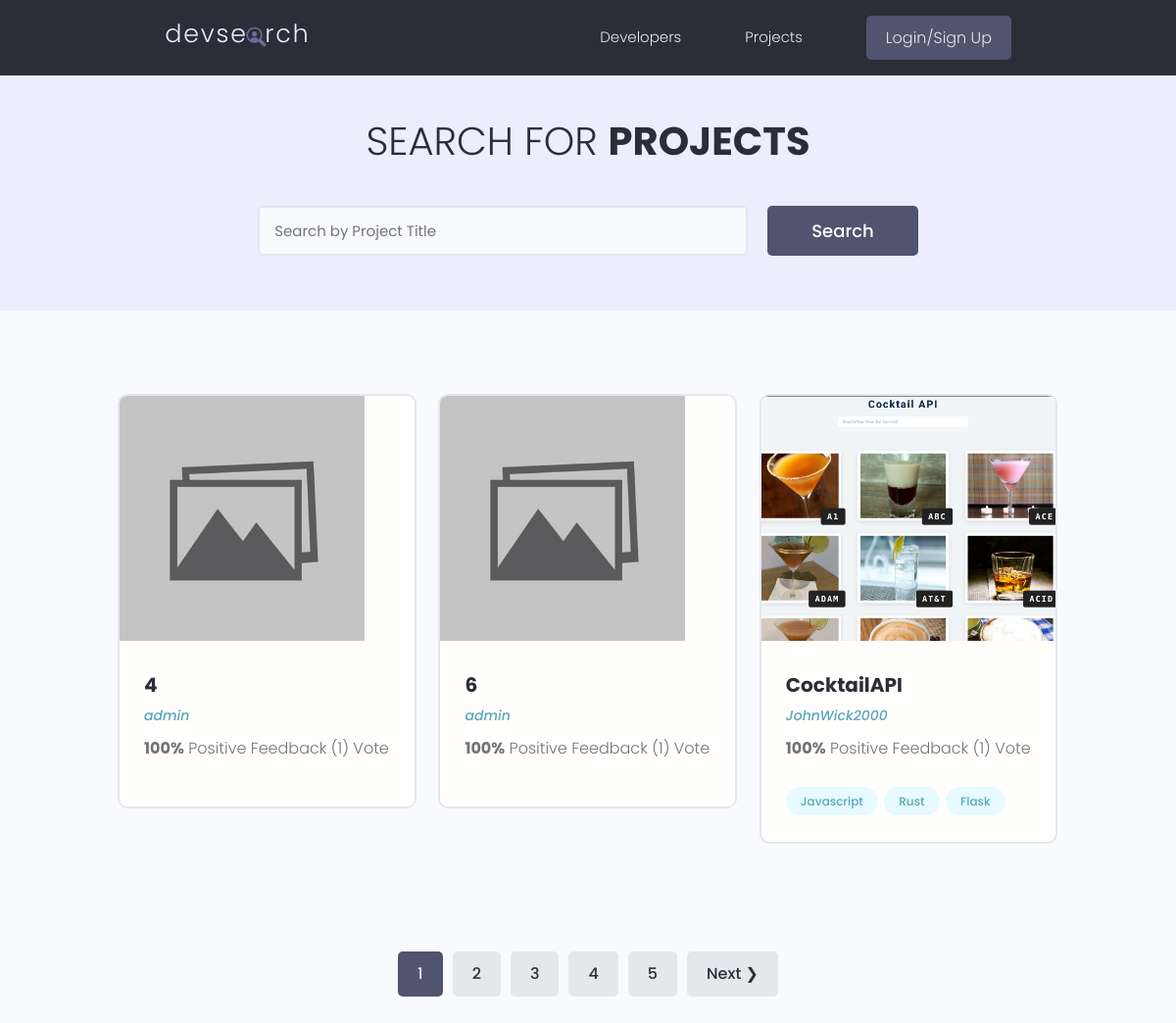
/projects/, run on the app's committed database.
### projects/models.py (models this page shows, shortened)
class Project(models.Model):
    owner = models.ForeignKey(
        Profile, on_delete=models.SET_NULL, null=True, blank=True)
    title = models.CharField(max_length=200)
    description = models.TextField(null=True, blank=True)
    featured_image = models.ImageField(
        null=True, blank=True, default='default.jpg')
    demo_link = models.CharField(max_length=2000, blank=True, null=True)
    source_link = models.CharField(max_length=2000, blank=True, null=True)
    tags = models.ManyToManyField('Tag', blank=True)
    vote_total = models.IntegerField(default=0, null=True, blank=True)
    vote_ratio = models.IntegerField(default=0, null=True, blank=True)
    created = models.DateTimeField(auto_now_add=True)
    id = models.UUIDField(default=uuid.uuid4, unique=True,
                          editable=False, primary_key=True)
    class Meta:
        ordering = ['-vote_ratio', '-vote_total', 'title']  # Ascending order

class Tag(models.Model):
    name = models.CharField(max_length=200)
    created = models.DateTimeField(auto_now_add=True)
    id = models.UUIDField(default=uuid.uuid4, unique=True,
                          editable=False, primary_key=True)
    def __str__(self):
        return self.name

### users/models.py (models this page shows)
class Profile(models.Model):
    user = models.OneToOneField(
        User, on_delete=models.CASCADE, null=True, blank=True)
    name = models.CharField(max_length=100, null=True, blank=True)
    email = models.CharField(max_length=200, null=True, blank=True)
    username = models.CharField(max_length=100, null=True, blank=True)
    location = models.CharField(max_length=100, null=True, blank=True)
    about = models.CharField(max_length=200, null=True, blank=True)
    bio = models.TextField(null=True, blank=True)
    profile_image = models.ImageField(
        null=True, blank=True, upload_to='profiles', default='profiles/user-default.png')
    social_github = models.CharField(max_length=200, null=True, blank=True)
    social_twitter = models.CharField(max_length=200, null=True, blank=True)
    social_linkedin = models.CharField(max_length=200, null=True, blank=True)
    social_youtube = models.CharField(max_length=200, null=True, blank=True)
    social_website = models.CharField(max_length=200, null=True, blank=True)
    created = models.DateTimeField(auto_now_add=True)
    id = models.UUIDField(default=uuid.uuid4, unique=True,
                          editable=False, primary_key=True)
    def __str__(self):
        return str(self.user.username)

### projects/views.py (the view)
# urls.py: path('projects/', include('projects.urls')),
def projects(request):
    projects, search_query = searchProjects(request)
    custom_range, projects = paginateProjects(request, projects, 3)
    context = {
        'projects': projects,
        'search': search_query,
        'custom_range': custom_range,
    }
    return render(request, "projects/projects.html", context)

### projects/utils.py (called while the page is built)
def searchProjects(request):
    search_query = ''
    if request.GET.get('search_query'):
        search_query = request.GET.get('search_query')
    tags = Tag.objects.filter(name__icontains=search_query)
    projects = Project.objects.distinct().filter(
        Q(title__icontains=search_query) | Q(description__icontains=search_query) | Q(owner__name__icontains=search_query) | Q(tags__in=tags))
    return projects, search_query

def paginateProjects(request, projects, results):
    page = request.GET.get('page')
    paginator = Paginator(projects, results)
    try:
        projects = paginator.page(page)
    except PageNotAnInteger:
        page = 1
        projects = paginator.page(page)
    except EmptyPage:
        page = paginator.num_pages  # Giving us the count of the last page.
        projects = paginator.page(page)
    left_index = (int(page) - 4)
    right_index = (int(page) + 5)
    if left_index < 1:
        left_index = 1
    if right_index > paginator.num_pages:
        right_index = paginator.num_pages + 1
    custom_range = range(left_index, right_index)
    return custom_range, projects

### projects/templates/projects/projects.html (shortened to what this page needs)
{% extends 'main.html' %} {% block content %}
<main class="projects">
    <section class="hero-section text-center">
      <div class="container container--narrow">
        <div class="hero-section__box">
          <h2>Search for <span>Projects</span></h2>
        </div>
        <div class="hero-section__search">
          <form id="searchForm" class="form" action="{% url 'projects' %}" method="get">
            <div class="form__field">
              <input class="input input--text" id="formInput#search" type="text" name="search_query" value="{{search}}"
                placeholder="Search by Project Title" />
            </div>
            <input class="btn btn--sub btn--lg" type="submit" value="Search" />
          </form>
        </div>
      </div>
    </section>
    <section class="projectsList">
      <div class="container">
        <div class="grid grid--three">
          {% for project in projects %}
            <div class="column">
              <div class="card project">
                <a href="{% url 'project' project.id %}" class="project">
                  <img class="project__thumbnail" src="{{ project.featured_image.url }}" alt="project thumbnail" />
                  <div class="card__body">
                    <h3 class="project__title">{{ project.title }}</h3>
                    <p><a class="project__author" href="{% url 'user-profile' project.owner.id %}">{{project.owner}}</a></p>
                    <p class="project--rating">
                      <span style="font-weight: bold;">{{ project.vote_ratio }}%</span> Positive
                      Feedback ({{ project.vote_total }}) Vote{{project.vote_total|pluralize:"s"}}
                    </p>
                    <div class="project__tags">
                      {% for tag in project.tags.all %}
                      <span class="tag tag--pill tag--main">
                        <small>{{tag}}</small>
                      </span>
                      {% endfor %}
                    </div>
                  </div>
                </a>
              </div>
            </div>
          {% endfor %}
        </div>
      </div>
    </section>
  </main>
  {% include 'pagination.html' with querySet=projects custom_range=custom_range %}
{% endblock content %}

### static/styles/app.css (style rules this page uses)
:root { --color-sub: #2d2d39; }
.btn--sub { background-color: var(--color-sub-light); }
.card { border: 2px solid var(--color-light); }
img { width: 100%; }
.hero-section { height: 40vh; display: flex; align-items: center; background-color: var(--color-sub); }
.hero-section__box { margin-bottom: 4rem; }
.hero-section__box > h2, .hero-section__box > h2 > span { font-size: 4rem; color: var(--color-light); line-height: 1.3; text-transform: uppercase; }
.hero-section__box > h2 { font-weight: 300; }
.hero-section__box > h2 > span { font-weight: 700; }
.hero-section__search > .form { display: flex; align-items: center; justify-content: center; gap: 2rem; }
.hero-section__search > .form input.input--text { width: 50rem; }
.project__author { font-size: 1.4rem; font-style: italic; }
.project--rating { margin-bottom: 1.6em; margin-top: .5em; }
.projects > .hero-section { background: var(--color-sub-lighter); height: 30vh; }
.projects .hero-section__box { margin-bottom: 2.5rem; }
.projects .hero-section__box > h2 { color: var(--color-sub); }
.projects .hero-section__box > h2 > span { font-weight: 700; color: var(--color-sub); }
.projectsList { margin-top: 8rem; }
.project__thumbnail { height: 25rem; object-fit: cover; object-position: top center; }
.project__title { font-size: 2rem; font-weight: 700; color: var(--color-sub); }

### static/uikit/styles/modules/_variables.css (style rules this page uses)
:root { --color-main: #5aa5b9; --color-main-light: #e6faff; --color-sub: #3f4156; --color-sub-light: #51546e; --color-sub-lighter: #ededfd; --color-text: #737373; --color-gray: #8b8b8b; --color-light: #e5e7eb; --color-light-gray: #767676; --color-bg: #f8fafd; --color-white: #fffefd; --color-white-light: #f3f3f3; --color-success: #359e64; --color-success-bg: #def8e8; --color-error: #fc4b0b; --color-error-bg: #fff2ee; --font-base: 'Poppins', arial, helvetica, 'Segoe UI', roboto, ubuntu, sans-serif; --font-monospace: 'Fira Code', 'Courier New', courier, monospace; --font-regular: 300; --font-medium: 500; --font-bold: 700; --generic-shadow: 1px 1px 5px #00000010; --generic-transition: all 0.3s ease-in-out; }

### static/uikit/styles/modules/_base.css (style rules this page uses)
* { margin: 0; padding: 0; box-sizing: border-box; text-rendering: optimizeLegibility; color: inherit; font-size: inherit; }
html { font-size: 50%; }
@media only screen and (min-width: 480px) { html { font-size: 56.25%; } }
@media only screen and (min-width: 1200px) { html { font-size: 62.5%; } }
body { line-height: 1.6; font-weight: 400; font-size: 1.5rem; color: var(--color-text); background-color: var(--color-bg); min-height: 100vh; }

### static/uikit/styles/modules/_typography.css (style rules this page uses)
* { font-family: var(--font-base); }
h2 { font-size: 3.6rem; font-weight: var(--font-bold); }
h3 { font-size: 3.2rem; font-weight: var(--font-medium); }
p, span, strong { font-size: 1.6rem; color: var(--color-text); font-weight: var(--font-regular); }
a { padding-bottom: 2px; text-decoration: none; display: inline-block; color: var(--color-main); font-weight: var(--font-medium); }

### static/uikit/styles/modules/_utilities.css (style rules this page uses)
.container { width: 92%; max-width: 165rem; margin: 0 auto; box-sizing: border-box; }
.container--narrow { width: 92%; max-width: 120rem; }
@media screen and (min-width: 1000px) { .container { width: 90%; } }
@media screen and (min-width: 1000px) { .container--narrow { width: 85%; } }
@media screen and (min-width: 1200px) { .container { width: 80%; } }
@media screen and (min-width: 1200px) { .container--narrow { width: 72%; } }
.text-center { text-align: center; }

### static/uikit/styles/modules/_button.css (style rules this page uses)
.btn { display: inline-block; position: relative; cursor: pointer; background-color: var(--color-light); font-weight: var(--font-medium); color: var(--color-sub); text-decoration: none; padding: 1rem 2rem; border-radius: 0.5rem; border: none; width: -webkit-fit-content; width: -moz-fit-content; width: fit-content; height: -webkit-fit-content; height: -moz-fit-content; height: fit-content; font-size: 1.6rem; outline-width: 0; outline-color: transparent; -webkit-backface-visibility: hidden; backface-visibility: hidden; transition: all 0.3s ease-in-out; }
.btn--sub { background-color: var(--color-sub); color: var(--color-white); }
.btn--lg { font-size: 1.8rem; padding: 1.2rem 4.5rem; }

### static/uikit/styles/modules/_card.css (style rules this page uses)
.card { border-radius: 1rem; background-color: var(--color-white); border: 1.5px solid var(--color-light); width: auto; height: auto; margin-top: 0.5rem; margin-bottom: 0.5rem; overflow: hidden; }
.card__body, .card__header { padding: 2rem 2.5rem; }

### data on the page
Project: featured_image (placeholder picture), title "4", owner "admin", vote_ratio "100", vote_total "1"
Project: featured_image (placeholder picture), title "6", owner "admin", vote_ratio "100", vote_total "1"
Project: featured_image (picture), title "CocktailAPI", owner "JohnWick2000", vote_ratio "100", vote_total "1"
Tag: name "Javascript"
Tag: name "Rust"
Tag: name "Flask"

### other printed values
{{ page }} "1"
{{ page }} "2" "3" "4" "5"
